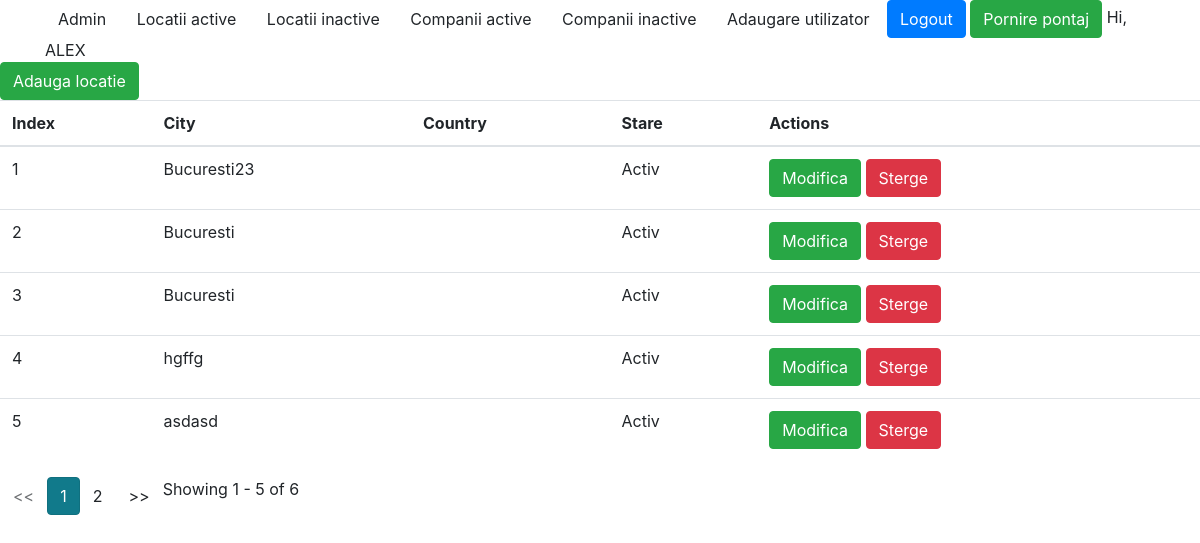
Before: /locations/ (signed in) with the older database file.
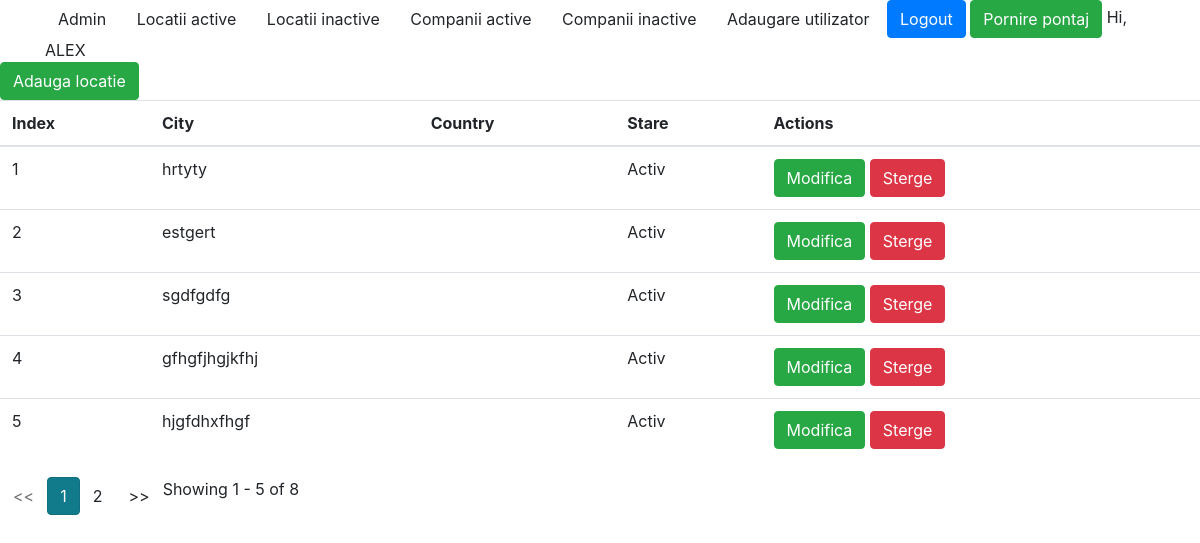
After: the same page with the newer database file.
### aplicatie1/models.py (models this page shows, shortened)
class Location(models.Model):
    city = models.CharField(max_length=100)
    country = models.CharField(max_length=100)
    active = models.BooleanField(default=1)

### aplicatie1/views.py (the view)
# urls.py: path('', views.LocationsView.as_view(), name='lista_locatii'),
class LocationsView(LoginRequiredMixin, ListView):
    model = Location
    template_name = 'aplicatie1/locations_index.html'
    paginate_by = 5
    queryset = model.objects.filter(active=1)
    context_object_name = 'locations'
    def get_context_data(self, *args, **kwargs):
        data = super(LocationsView, self).get_context_data(*args, **kwargs)
        return data

### nume_proiect/context_processors.py (called while the page is built)
def is_ready_to_work(request):
    if request.user.is_authenticated:
        if Pontaj.objects.filter(user_id=request.user.id, end_date=None).exists():
            return {'ready_to_work':False}
        return {'ready_to_work':True}
    return {}

### templates/aplicatie1/locations_index.html
{% extends 'base.html' %}
{% block content %}
<a class="btn btn-success" href="{% url 'locations:adauga' %}">Adauga locatie</a>
<table class="table">
    <thead>
    <tr>
        <th>Index</th>
        <th>City</th>
        <th>Country</th>
        <th>Stare</th>
        <th>Actions</th>
    </tr>
    </thead>
    <tbody>
    {% for item in locations %}
    <tr>
        <td>{{ forloop.counter0 | add:page_obj.start_index }}</td>
        <td>{{ item.city }}</td>
        <td><{{ item.country }}</td>
        <td>{% if item.active == 1 %}
            <span>Activ</span>
            {% else %}
            <span>Inactiv</span>
            {% endif %}
        </td>
        <td><a href="{% url 'locations:modifica' item.id %}" class="btn btn-success">Modifica</a>
            {% if item.active == 1 %}
            <a href="{% url 'locations:sterge' item.id %}" class="btn btn-danger">Sterge</a>
            {% else %}
            <a href="{% url 'locations:activeaza' item.id %}" class="btn btn-info">Activeaza</a>
            {% endif %}
        </td>
    </tr>
    {% endfor %}
    </tbody>
</table>
{% if is_paginated %}
<ul class="pagination">
    {% if page_obj.has_previous %}
    <li><a class="btn" href="?page={{ page_obj.previous_page_number }}"><<</a></li>
    {% else %}
    <li class="disabled btn"><span><<</span></li>
    {% endif %}
    {% for i in paginator.page_range %}
    {% if page_obj.number == i %}
    <li class="active btn btn-info"><span>{{ i }}<span class="sr-only">(curent)</span></span></li>
    {% else %}
    <li><a class="btn" href="?page={{ i }}">{{ i }}</a></li>
    {% endif %}
    {% endfor %}
    {% if page_obj.has_next %}
    <li><a class="btn" href="?page={{ page_obj.next_page_number }}">>></a></li>
    {% else %}
    <li class="disabled btn"><span>>></span></li>
    {% endif %}
    <span class="align-right">Showing {{ page_obj.start_index }} - {{ page_obj.end_index }} of
        {{ page_obj.paginator.count }}</span>
    </ul>
{% endif %}
{% endblock %}

Changed rows visible on the page:
removed Location: city "Bucuresti23", active "Activ"
no longer on this page (row edited): Location: city "Bucuresti", active "Activ"
no longer on this page (row edited): Location: city "Bucuresti", active "Activ"
no longer on this page (row edited): Location: city "hgffg", active "Activ"
no longer on this page (row edited): Location: city "asdasd", active "Activ"
added Location: city "hrtyty", active "Activ"
added Location: city "estgert", active "Activ"
added Location: city "sgdfgdfg", active "Activ"
added Location: city "gfhgfjhgjkfhj", active "Activ"
added Location: city "hjgfdhxfhgf", active "Activ"
Other visible differences:
{{ page_obj.paginator.count }}: "6" → "8"
